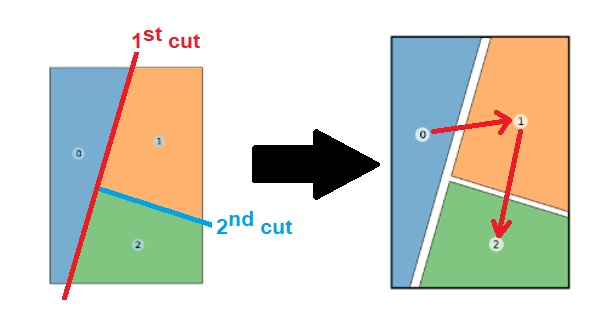
#> input picture images/cuts_and_panels_order.jpg, 606 x 324 px
$ python -i MangaPanelExtractor.py   (imports and definitions only)
#> lines starting #> are read from the running program, lines starting #| are printed output that depends on the picture; after the words box and inside, x2 and y2 are one past the last pixel; in counts of white or black regions, pixels touching at a corner belong together
#> further down, picture is the input picture: shape (324, 606, 3); mean B, G, R 203.9, 215.5, 214.2
import itertools

import cv2
import numpy as np
from shapely.geometry import Polygon
from shapely.validation import make_valid


class MangaPanelExtractor:
    def __init__(self, threshold_value: int = 240, min_rel_panel_area: float = 0.01,
                 expansion_pixels: int = 50, max_vertices: int = 6):
        """
        Initialize the manga panel extractor.

        Args:
            threshold_value: Threshold for converting to binary (higher = more selective for white)
            min_rel_panel_area: Minimum panel area as percentage of total page area (0.01 = 1%)
            expansion_pixels: Pixels to expand image borders for edge panel detection
            max_vertices: Maximum vertices allowed in simplified polygon (default 6)
        """
        self.threshold_value = threshold_value
        self.min_rel_panel_area = min_rel_panel_area
        self.expansion_pixels = expansion_pixels
        self.max_vertices = max_vertices
        self.min_panel_area = None  # Will be computed from image size

    def find_empty_corner(self, binary_img: np.ndarray, corner_size: int = 50) -> tuple[int, int]:
        """
        Find an empty corner (white area) to start flood fill.
        Checks all four corners and returns coordinates of the emptiest one.
        """
        h, w = binary_img.shape
        corners = [
            (0, 0),  # Top-left
            (0, w - 1),  # Top-right
            (h - 1, 0),  # Bottom-left
            (h - 1, w - 1)  # Bottom-right
        ]

        best_corner = corners[0]
        max_white_pixels = 0

        for corner in corners:
            y, x = corner
            # Define sample region around corner
            y_start = max(0, y - corner_size // 2)
            y_end = min(h, y + corner_size // 2)
            x_start = max(0, x - corner_size // 2)
            x_end = min(w, x + corner_size // 2)

            sample_region = binary_img[y_start:y_end, x_start:x_end]
            white_pixels = np.sum(sample_region == 255)

            if white_pixels > max_white_pixels:
                max_white_pixels = white_pixels
                best_corner = corner

        return best_corner

    def expand_image(self, img: np.ndarray, pixels: int) -> tuple[np.ndarray, tuple[int, int]]:
        """
        Expand image by adding white border around it.

        Returns:
            Expanded image and offset coordinates (for coordinate correction later)
        """
        if len(img.shape) == 3:  # Color image
            expanded = cv2.copyMakeBorder(
                img, pixels, pixels, pixels, pixels,
                cv2.BORDER_CONSTANT, value=[255, 255, 255]
            )
        else:  # Grayscale
            expanded = cv2.copyMakeBorder(
                img, pixels, pixels, pixels, pixels,
                cv2.BORDER_CONSTANT, value=255
            )

        return expanded, (pixels, pixels)

    def simplify_contour(self, contour: np.ndarray, max_vertices: int = None) -> np.ndarray:
        """
        Simplify contour to reduce vertices, preferring rectangular shapes.
        """
        if max_vertices is None:
            max_vertices = self.max_vertices

        # Calculate contour perimeter for epsilon calculation
        perimeter = cv2.arcLength(contour, True)

        # Start with a small epsilon and gradually increase until we get desired vertex count
        epsilon_factor = 0.01
        simplified = contour

        while len(simplified) > max_vertices and epsilon_factor < 0.1:
            epsilon = epsilon_factor * perimeter
            simplified = cv2.approxPolyDP(contour, epsilon, True)
            epsilon_factor += 0.005

        # If still too many vertices, try more aggressive simplification
        if len(simplified) > max_vertices:
            epsilon = 0.1 * perimeter
            simplified = cv2.approxPolyDP(contour, epsilon, True)

        return simplified

    def contour_to_shapely_polygon(self, contour: np.ndarray, offset: tuple[int, int] = (0, 0)) -> Polygon:
        """
        Convert OpenCV contour to Shapely polygon, adjusting for image expansion offset.
        """
        # Adjust coordinates back to original image space
        offset_x, offset_y = offset
        points = []

        for point in contour:
            x, y = point[0]
            # Subtract offset to get original coordinates
            original_x = x - offset_x
            original_y = y - offset_y
            points.append((original_x, original_y))

        # Create polygon and ensure it's valid
        try:
            polygon = Polygon(points)
            if not polygon.is_valid:
                polygon = make_valid(polygon)
            return polygon
        except Exception:
            # Fallback: create a simple polygon from bounding box
            x_coords = [p[0] for p in points]
            y_coords = [p[1] for p in points]
            min_x, max_x = min(x_coords), max(x_coords)
            min_y, max_y = min(y_coords), max(y_coords)
            return Polygon([(min_x, min_y), (max_x, min_y), (max_x, max_y), (min_x, max_y)])

    # [151 lines left out: functions calculate_internal_angle, score_vertex_for_removal, convert_nonconvex_to_convex, analyze_nonconvex_recovery, not called in this run]

    def analyze_panel_shape(self, polygon: Polygon) -> dict:
        """
        Analyze the shape characteristics of a panel polygon.
        """
        coords = list(polygon.exterior.coords[:-1])  # Remove duplicate last point
        num_vertices = len(coords)

        # Calculate aspect ratio from bounding box
        bounds = polygon.bounds  # (minx, miny, maxx, maxy)
        width = bounds[2] - bounds[0]
        height = bounds[3] - bounds[1]
        aspect_ratio = width / height if height > 0 else 1.0

        # Determine likely panel type
        if num_vertices == 4:
            panel_type = "rectangular"
        elif num_vertices == 3:
            panel_type = "triangular"
        elif num_vertices <= 6:
            panel_type = f"{num_vertices}-sided"
        else:
            panel_type = "complex"

        return {
            'vertices': num_vertices,
            'aspect_ratio': aspect_ratio,
            'panel_type': panel_type,
            'area': polygon.area,
            'bounds': bounds
        }

    def is_convex(self, contour: np.ndarray) -> bool:
        """
        Check if a contour represents a convex shape.
        """
        hull = cv2.convexHull(contour)
        hull_area = cv2.contourArea(hull)
        contour_area = cv2.contourArea(contour)

        if hull_area == 0:
            return False

        # If the ratio is close to 1, the shape is convex
        convexity_ratio = contour_area / hull_area
        return convexity_ratio > 0.85  # Allow some tolerance

    def extract_panels(self, img: np.ndarray) -> dict:
        """
        Extract panels from manga page using refined flood fill approach.

        :param img: openCV ready, in BGR format, image.
        :return: Dictionary containing panels, non-convex shapes, and debug images
        """
        # Load and preprocess image
        # img = cv2.imread(image_path)
        #if img is None:
        #    raise ValueError(f"Could not load image: {image_path}")
        # (image[0].cpu().numpy()[..., ::-1] * 255).astype(np.uint8)

        # Store original dimensions for reference
        original_shape = img.shape
#> original_shape = (324, 606, 3)
        page_area = original_shape[0] * original_shape[1]  # height * width
#> page_area = 196344
        self.min_panel_area = page_area * self.min_rel_panel_area
#> self.min_panel_area = 1963.4

        # Convert to grayscale
        gray = cv2.cvtColor(img, cv2.COLOR_BGR2GRAY)
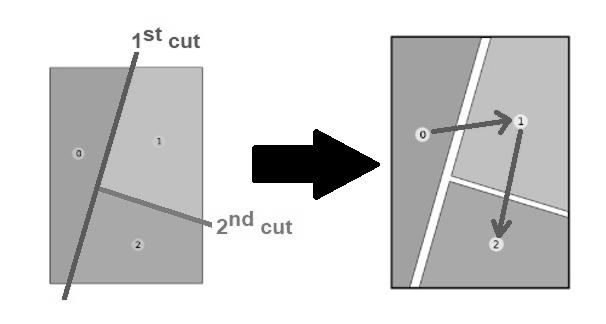
#> gray: shape (324, 606); min 0, max 255, mean 213.8

        # Expand image to detect edge panels
        expanded_img, offset = self.expand_image(img, self.expansion_pixels)
#> in expand_image, `expanded = cv2.copyMakeBorder( img, pixels, pixels, pixels, pixels, cv..`:
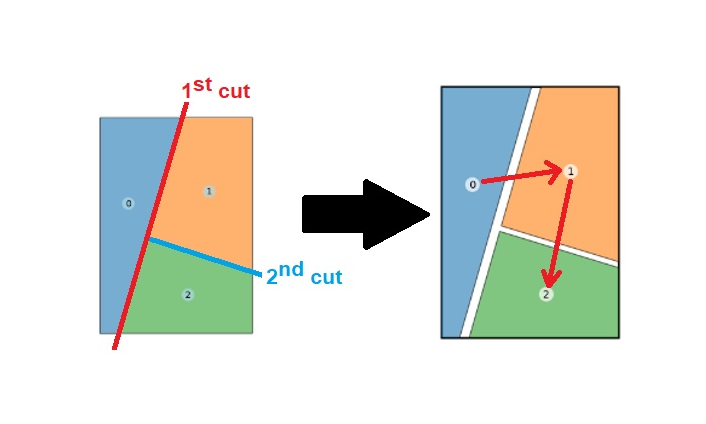
#> expanded: shape (424, 706, 3); mean B, G, R 221.5, 229.1, 228.2
#> offset = (50, 50)
        expanded_gray, _ = self.expand_image(gray, self.expansion_pixels)
#> call 2 of expand_image, with pixels = 50
#> in expand_image (call 2), `expanded = cv2.copyMakeBorder( img, pixels, pixels, pixels, pixels, cv..`:
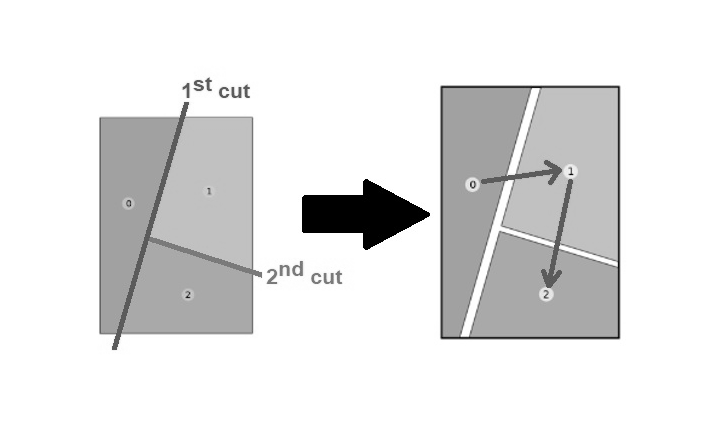
#> expanded: shape (424, 706); min 0, max 255, mean 228

        # Create binary image (white background, black content)
        _, binary = cv2.threshold(expanded_gray, self.threshold_value, 255, cv2.THRESH_BINARY)
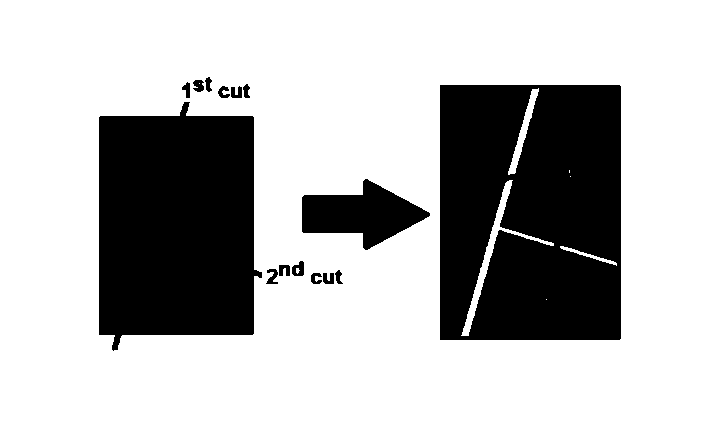
#> binary: shape (424, 706); 71.9% white; 15 black regions, largest, box (x1, y1, x2, y2) and area: (440, 85, 621, 340) 44097, (99, 102, 262, 351) 34169, (302, 179, 430, 250) 4912

        # Find empty corner for flood fill (now in expanded image)
        start_point = self.find_empty_corner(binary)
#> the loop in find_empty_corner, `for corner in corners:` made 4 passes
#> (white_pixels, max_white_pixels) on passes 1, 2, 4: (625, 625), (650, 650), (676, 676)
#> white_pixels on pass 3: 650
#> after the loop in find_empty_corner, `for corner in corners:`: max_white_pixels = 676
#> start_point = (423, 705)
        start_point = list(start_point)[::-1]  # swap x and y for floodfill =/
#> start_point = [705, 423]

        # Create flood fill mask
        h, w = binary.shape
#> h = 424; w = 706
        mask = np.zeros((h + 2, w + 2), np.uint8)

        # Perform flood fill from empty corner
        flood_filled = binary.copy()
        cv2.floodFill(flood_filled, mask, start_point, 128)  # Fill with gray (128)
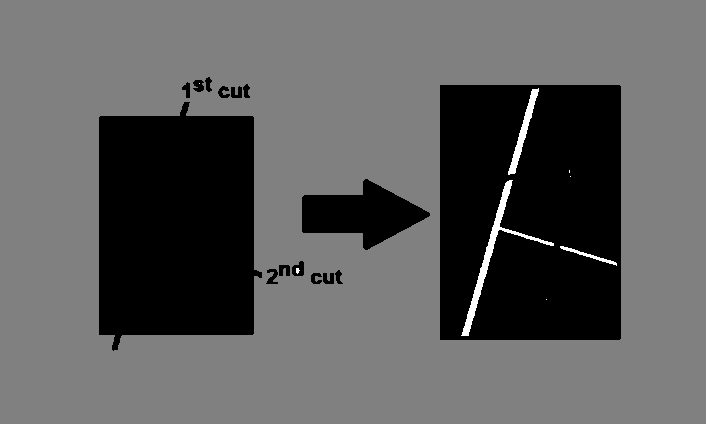
#> flood_filled: shape (424, 706); min 0, max 255, mean 92.9

        # Create mask of non-filled areas (panels and content)
        panel_mask = (flood_filled != 128).astype(np.uint8) * 255
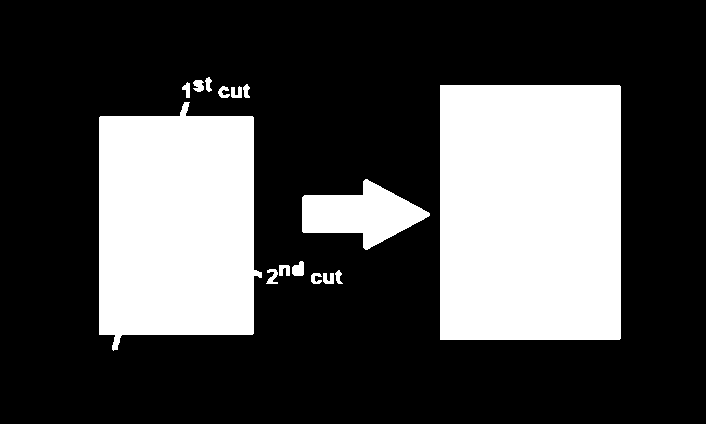
#> panel_mask: shape (424, 706); 28.8% white; 15 white regions

        # Find contours in the panel mask
        contours, _ = cv2.findContours(panel_mask, cv2.RETR_EXTERNAL, cv2.CHAIN_APPROX_SIMPLE)
#> contours = 15 contours; largest, box (x1, y1, x2, y2) and area: (440, 85, 621, 340) 45719, (99, 102, 262, 351) 33764, (302, 179, 430, 250) 4752, (292, 261, 304, 276) 121, (193, 80, 204, 92) 79

        # Classify and process contours
        panels = []
        non_convex_shapes = []

        for contour in contours:
            area = cv2.contourArea(contour)

            # Filter out very small areas (noise)
            if area < self.min_panel_area:
                continue

            # Simplify contour
            simplified_contour = self.simplify_contour(contour)

            # Convert to Shapely polygon
            polygon = self.contour_to_shapely_polygon(simplified_contour, offset)

            # Analyze shape
            shape_analysis = self.analyze_panel_shape(polygon)

            # Check if convex and classify
            if self.is_convex(simplified_contour):
                panels.append({
                    'contour': simplified_contour,
                    'original_contour': contour,
                    'polygon': polygon,
                    'area': area,
                    'bbox': cv2.boundingRect(simplified_contour),
                    'shape_analysis': shape_analysis,
                    'type': 'panel'
                })
            else:
                non_convex_shapes.append({
                    'contour': simplified_contour,
                    'original_contour': contour,
                    'polygon': polygon,
                    'area': area,
                    'bbox': cv2.boundingRect(simplified_contour),
                    'shape_analysis': shape_analysis,
                    'type': 'non_convex'
                })
#> this loop made 15 passes
#> area on passes 1, 2, 3, 4, 5, 6, 9, 10, 12, 13, 14, 15: 68.5, 56, 46.5, 74, 70, 121, 69.5, 60.5, 49.5, 58, 79, 51
#> (area, perimeter in simplify_contour, coords in analyze_panel_shape, num_vertices in analyze_panel_shape, bounds in analyze_panel_shape, width in analyze_panel_shape, height in analyze_panel_shape, aspect_ratio in analyze_panel_shape) on pass 7: (4752.5, 348.9, [(379, 163), (315, 129), (254, 145), (252, 181), (317, 199)], 5, (252, 129, 379, 199), 127, 70, 1.81)
#> after the loop, non_convex_shapes = []; panels = 3 items

        return {
            'original': img,
            'expanded': expanded_img,
            'binary': binary,
            'flood_filled': flood_filled,
            'panel_mask': panel_mask,
            'panels': panels,
            'non_convex_shapes': non_convex_shapes,
            'recovered_panels': [],  # Will be populated if recovery is run
            'start_point': start_point,
            'offset': offset,
            'original_shape': original_shape
        }

    # optional user "enforced" panel shape related funcs

    # [146 lines left out: functions simplify_panels, simplify_polygon_to_rectangle, simplify_maximize_area, _order_vertices_properly, _simplify_to_bounding_box, _simplify_large_polygon_heuristic, not called in this run]

>>> import cv2
>>> picture = cv2.imread('images/cuts_and_panels_order.jpg')
>>> result = MangaPanelExtractor().extract_panels(picture)
#> result = 11 items
